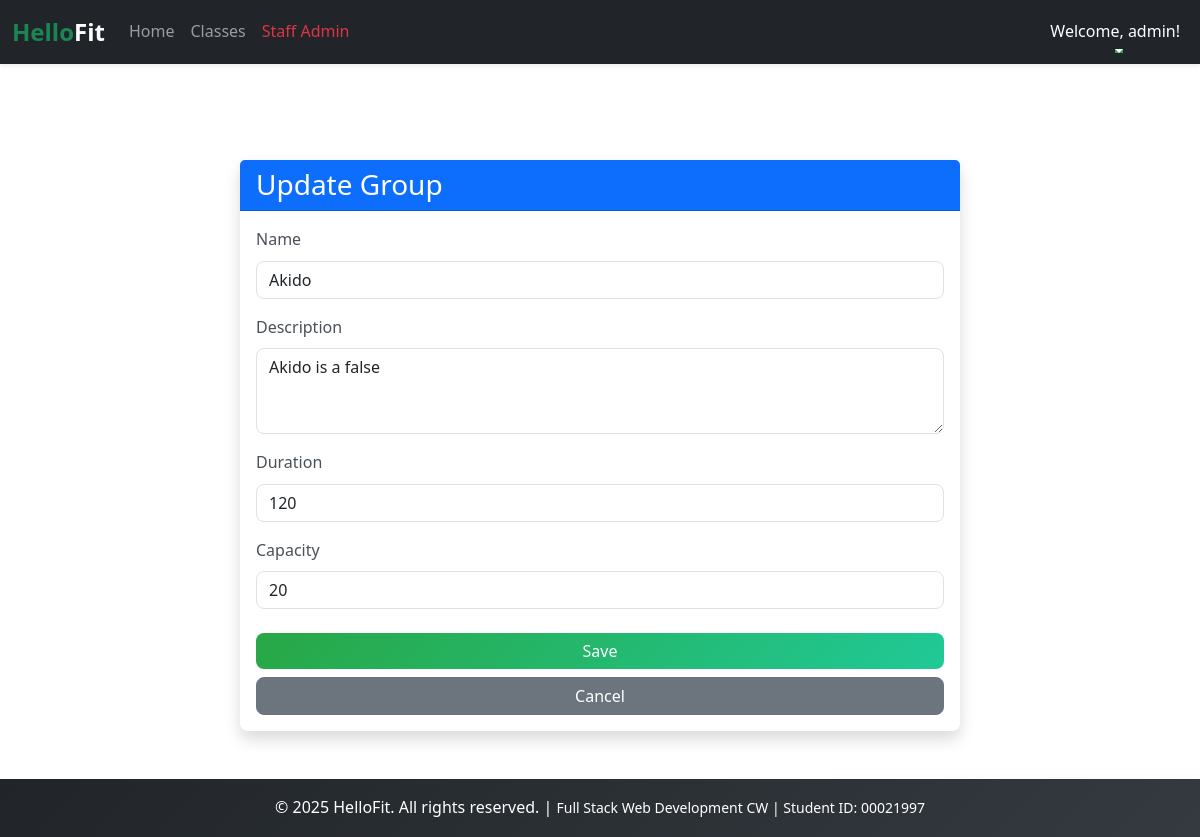
Page /staff/groups/update/1/ (signed in) on the committed database.
### users/models.py (models this page shows, shortened)
class User(AbstractUser):
    ROLES = [
        ('member', 'Member'),
        ('trainer', 'Trainer'),
        ('staff', 'Staff'),
    ]
    role = models.CharField(max_length=10, choices=ROLES, default='member')
    phone = models.CharField(max_length=12, blank=True)
    join_date = models.DateTimeField(auto_now_add=True)

### scheduling/models.py (models this page shows, shortened)
class Group(models.Model):
    name=models.CharField(max_length=50)
    description=models.TextField(blank=True)
    duration=models.IntegerField()
    capacity=models.IntegerField(default=20)

### scheduling/views.py (the view)
# urls.py: path('staff/groups/update/<int:pk>/', staff_group_update, name='staff_group_update'),
@login_required
def staff_group_update(request, pk):
    if request.user.role != 'staff': return redirect('home')
    group = get_object_or_404(Group, pk=pk)
    if request.method == 'POST':
        form = GroupForm(request.POST, instance=group)
        if form.is_valid():
            form.save()
            messages.success(request, "Group updated")
            return redirect('staff_group_list')
    else:
        form = GroupForm(instance=group)
    return render(request, 'scheduling/staff/group_form.html', {'form': form, 'title': 'Update Group'})

### scheduling/forms.py
class GroupForm(ModelForm):
    class Meta:
        model = Group
        fields = '__all__'
        widgets = {
            'name': TextInput(attrs={'class': 'form-control'}),
            'description': Textarea(attrs={'class': 'form-control', 'rows': 3}),
            'duration': NumberInput(attrs={'class': 'form-control'}),
            'capacity': NumberInput(attrs={'class': 'form-control'}),
        }

### scheduling/templates/scheduling/staff/group_form.html (shortened to what this page needs)
{% extends 'base.html' %}
{% block content %}
<div class="container mt-5">
    <div class="row justify-content-center">
        <div class="col-md-8">
            <div class="card shadow">
                <div class="card-header bg-primary text-white">
                    <h3 class="card-title mb-0">{{ title }}</h3>
                </div>
                <div class="card-body">
                    <form method="post">
                        {% for field in form %}
                        <div class="mb-3">
                            <label for="{{ field.id_for_label }}" class="form-label">{{ field.label }}</label>
                            {{ field }}
                        </div>
                        {% endfor %}
                        <div class="d-grid gap-2 mt-4">
                            <button type="submit" class="btn btn-success">Save</button>
                            <a href="{% url 'staff_group_list' %}" class="btn btn-secondary">Cancel</a>
                        </div>
                    </form>
                </div>
            </div>
        </div>
    </div>
</div>
{% endblock %}

### templates/base.html (shortened to what this page needs)
{% load static %}
<!DOCTYPE html>
<html lang="en">
<head>
    <link href="https://cdn.jsdelivr.net/npm/bootstrap@5.3.3/dist/css/bootstrap.min.css" rel="stylesheet"
>
    <link rel="stylesheet" href="{% static 'css/style.css' %}">
</head>
<body style="display:flex;min-height:100vh;flex-direction:column;">
    <header>
        <nav class="navbar navbar-expand-lg navbar-dark bg-dark shadow-sm">
            <div class="container-fluid">
                <a class="navbar-brand fs-4 fw-bold text-success" href="{% url 'home' %}">
                    Hello<span class="text-white">Fit</span>
                </a>
                <div class="collapse navbar-collapse" id="navbarNav">
                    <ul class="navbar-nav me-auto mb-2 mb-lg-0">
                        <li class="nav-item">
                            <a class="nav-link" href="{% url 'home' %}">Home</a>
                        </li>
                        <li class="nav-item">
                            <a class="nav-link" href="{% url 'classes' %}">Classes</a>
                        </li>
                        {% if user.is_authenticated %}
                        {% if user.role == 'member' %}
                        <li class="nav-item">
                            <a class="nav-link text-warning" href="{% url 'member_dashboard' %}">My Dashboard</a>
                        </li>
                        {% elif user.role == 'trainer' %}
                        <li class="nav-item">
                            <a class="nav-link text-info" href="{% url 'trainer_dashboard' %}">Trainer Panel</a>
                        </li>
                        {% elif user.role == 'staff' %}
                        <li class="nav-item">
                            <a class="nav-link text-danger" href="{% url 'staff_dashboard' %}">Staff Admin</a>
                        </li>
                        {% endif %}
                        {% endif %}
                    </ul>
                    <ul class="navbar-nav ms-auto">
                        {% if user.is_authenticated %}
                        <li class="nav-item dropdown">
                            <a class="nav-link dropdown-toggle text-white" href="#" id="navbarDropdown" role="button"
                                data-bs-toggle="dropdown" aria-expanded="false">
                                Welcome, {{ user.first_name|default:user.username }}!
                            </a>
                        </li>
                        {% endif %}
                    </ul>
                </div>
            </div>
        </nav>
    </header>
    <main class="container my-5">
        {% block content %}
        {% endblock content %}
    </main>
    <footer class="bg-dark text-white text-center py-3 mt-auto">
        <div class="container">
            <p class="mb-0">
                &copy; 2025 HelloFit. All rights reserved. |
                <small>Full Stack Web Development CW | Student ID: 00021997</small>
            </p>
        </div>
    </footer>
</body>
</html>

### static/css/style.css (style rules this page uses)
:root { --primary-green: #28a745; --dark-bg: #212529; --light-gray: #f8f9fa; --border-radius: 8px; --transition-speed: 0.3s; }
body { font-family: 'Segoe UI', Tahoma, Geneva, Verdana, sans-serif; line-height: 1.6; }
html { scroll-behavior: smooth; }
.btn { border-radius: var(--border-radius); transition: all var(--transition-speed) ease; font-weight: 500; }
.btn-success { background: linear-gradient(135deg, #28a745 0%, #20c997 100%); border: none; }
.card { border-radius: var(--border-radius); border: none; box-shadow: 0 2px 8px rgba(0, 0, 0, 0.1); transition: all var(--transition-speed) ease; }
.form-control, .form-select { border-radius: var(--border-radius); border: 1px solid #dee2e6; transition: all var(--transition-speed) ease; }
.form-label { font-weight: 500; color: #495057; margin-bottom: 0.5rem; }
.navbar { box-shadow: 0 2px 4px rgba(0, 0, 0, 0.1); }
.navbar-brand { transition: all var(--transition-speed) ease; }
.nav-link { position: relative; transition: all var(--transition-speed) ease; }
.nav-link::after { content: ''; position: absolute; bottom: 0; left: 50%; width: 0; height: 2px; background: var(--primary-green); transition: all var(--transition-speed) ease; transform: translateX(-50%); }
footer { background: linear-gradient(135deg, var(--dark-bg) 0%, #343a40 100%); }

### rows in the picture
User: first_name "admin"
Group: form "Akido" "Akido is a false" "120" "20"

### other values in the picture
{{ title }} "Update Group"
{{ field.label }} "Name" "Description" "Duration" "Capacity"
